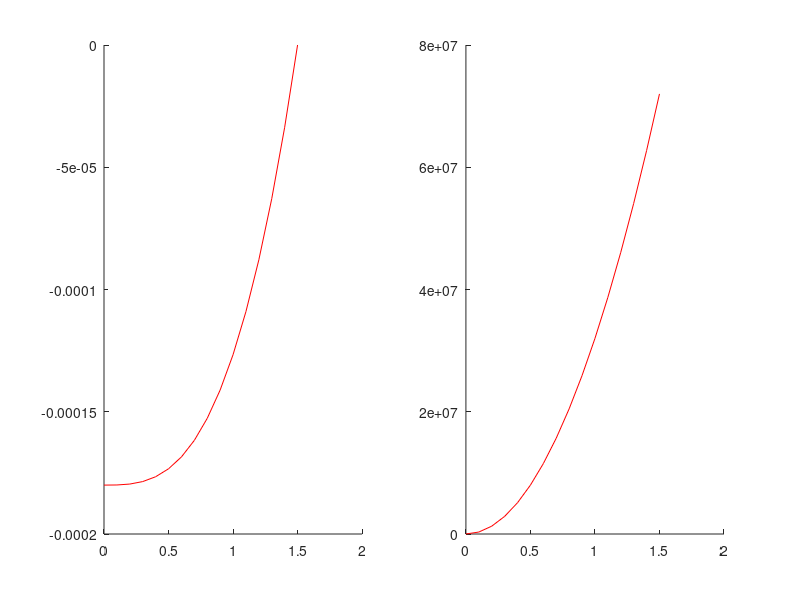

This figure's MATLAB source: (Note: this script raises an error after producing the figure.)
% Isoparametric Formulation Implementation
% clear memory
clear all; 

%% Physical Parameters
% Initial Area
A = 12.5e-4; % m^2

% Modulus of elasticity
E = 2e11; % N/m^2

% Length of bar
Ltotal = 1.5; % m 

%% Exact solutions
xx = 0:0.1:1.5;
displacements_exact = (40000*xx.^3/3-45000)/(E*A);
stress_exact = (40000*xx.^2)/A;

figure(4)

% Displacements
subplot(1,2,1); hold on;
plot(xx,displacements_exact,'-r'); 

% Stress
subplot(1,2,2); hold on;
plot(xx,stress_exact,'-r');

%% Build Elements
% number of elements,
%numberElements = 2; 

test = [1 2 4 8];
for numberElements = test
    
% number of nodes,
numberNodes = 2*numberElements+1;

% node coordinates,
x = linspace(0,Ltotal,numberNodes)';

% Generation of coordinates and connectivities
L = zeros(numberElements,1); elementNodes = zeros(numberElements,3); 
L(1) = Ltotal/numberElements; elementNodes(1,:) = [1,2,3];
for i = 2:numberElements        
    L(i) = L(1); elementNodes(i,:) = elementNodes(i-1,:) + 2;    
end
nodeCoordinates = x;

% for structure:
   % displacements: displacement vector
   % force : force vector
   % stiffness: stiffness matrix
force=zeros(numberNodes,1);
stiffness=zeros(numberNodes,numberNodes); 
% computation of the system stiffness matrix and force vector
for e=1:numberElements; 
  % elementDof: element degrees of freedom (Dof)
  elementDof=elementNodes(e,:) ;
  detJacobian=L(e)/2;
  invJacobian=1/detJacobian;
  ngp = 3;
  [w,xi]=gauss1d(ngp);
  xc=0.5*(nodeCoordinates(elementDof(1))+nodeCoordinates(elementDof(3)));
  for ip=1:ngp;
      [shape,naturalDerivatives]=shapeFunctionL3(xi(ip)); 
      B=naturalDerivatives*invJacobian;
      stiffness(elementDof,elementDof)=...
      stiffness(elementDof,elementDof)+ B'*B*w(ip)*detJacobian*E*A;
      force(elementDof)=force(elementDof)+...
          -80000*(xc+detJacobian*xi(ip))*shape'*detJacobian*w(ip);
  end
end 
 
%% BCs and solution
% prescribed dofs
prescribedDof = find(nodeCoordinates == 1.5); % beam fixed at node x = 1.5m
% solution
GDof=numberNodes;
displacements=solution(GDof,prescribedDof,stiffness,force);
% output displacements/reactions
outputDisplacementsReactions(displacements,stiffness, ...
    numberNodes,prescribedDof,force)

%% Stress
ngp = 3;
elementCoords=zeros(numberElements*ngp,1);
stress=zeros(numberElements*ngp,1);
for e=1:numberElements; 
  % elementDof: element degrees of freedom (Dof)
  elementDof=elementNodes(e,:); 
  detJacobian=L(e)/2;
  invJacobian=1/detJacobian;
  [w,xi]=gauss1d(ngp);
  xc=0.5*(nodeCoordinates(elementDof(1))+nodeCoordinates(elementDof(3)));
  for ip=1:ngp;
      [shape,naturalDerivatives]=shapeFunctionL3(xi(ip));
      B=naturalDerivatives*invJacobian;
      elementCoords(ip+(e-1)*3,1)=xc+xi(ip)*detJacobian;
      stress(ip+(e-1)*3,1)=E*B*displacements(elementDof,1);
  end
end

%% plot figures

switch numberElements
    case 1
        line='r*--';
    case 2
        line='g*--';
    case 4
        line='k*--';
    case 8
        line='m*--';
end

% Displacements
subplot(1,2,1); plot(nodeCoordinates,displacements,line)

% Stress
subplot(1,2,2); plot(elementCoords,stress,line)

end %end for
subplot(1,2,1); legend('Exact','NEL=1','NEL=2','NEL=4','NEL=8',2); hold off
subplot(1,2,2); legend('Exact','NEL=1','NEL=2','NEL=4','NEL=8',2); hold off
